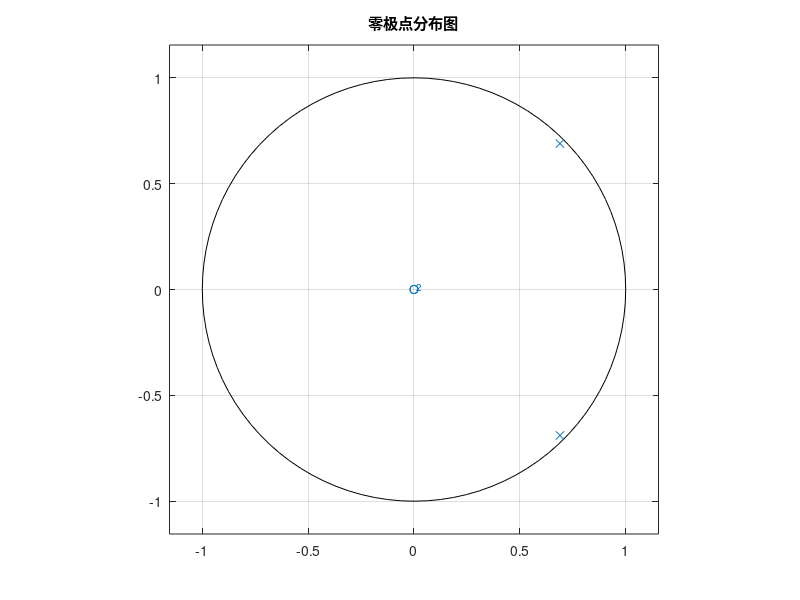
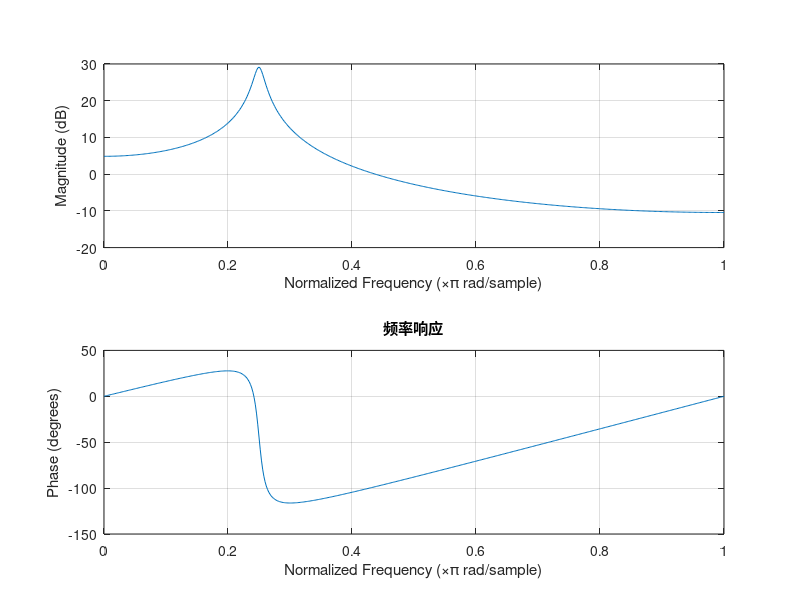
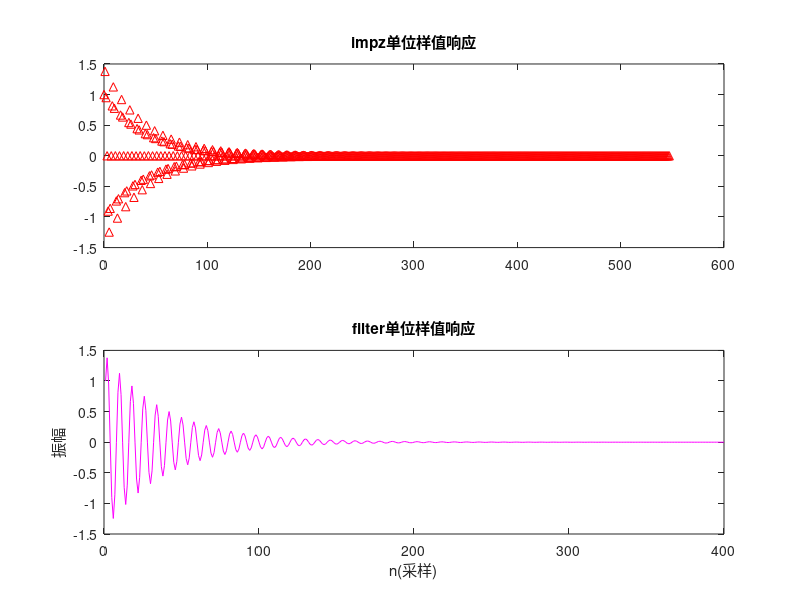

These charts were generated, in order, by the following MATLAB code:
clear all, close all, clc;
a1 = 1.3789;a2 = -0.9506;%为参数赋值
b = [1, 0, 0];%定义差分方程左侧系数
a = [1, -a1, -a2];%定义差分方程右侧系数
sT = 0.01/80;%采样是以每 10ms 采 80 个点进行的
sys = tf(b,a,sT,'variable','z^-1');%创造传递函数
sys
%residuez(B,A),B and A are the numerator(分子） and denominator polynomial coefficients
%合成模型和预测模型互为逆，所以a和b应该反过来
[r,p] = residuez(b,a);
f = abs(angle(p))/(2*pi*sT);
f
figure;
zplane(b,a),title('零极点分布图');%圆圈表示零点，×表示极点
figure;
freqz(b,a),title('频率响应');
figure;
subplot(2,1,1);
impz(b,a),title('impz单位样值响应');
subplot(2,1,2);
x = [1 zeros(1,399)];%x是单位样值激励
y = filter(b,a,x);
plot(y,'m'),title('filter单位样值响应'),xlabel("n(采样)"),ylabel("振幅");